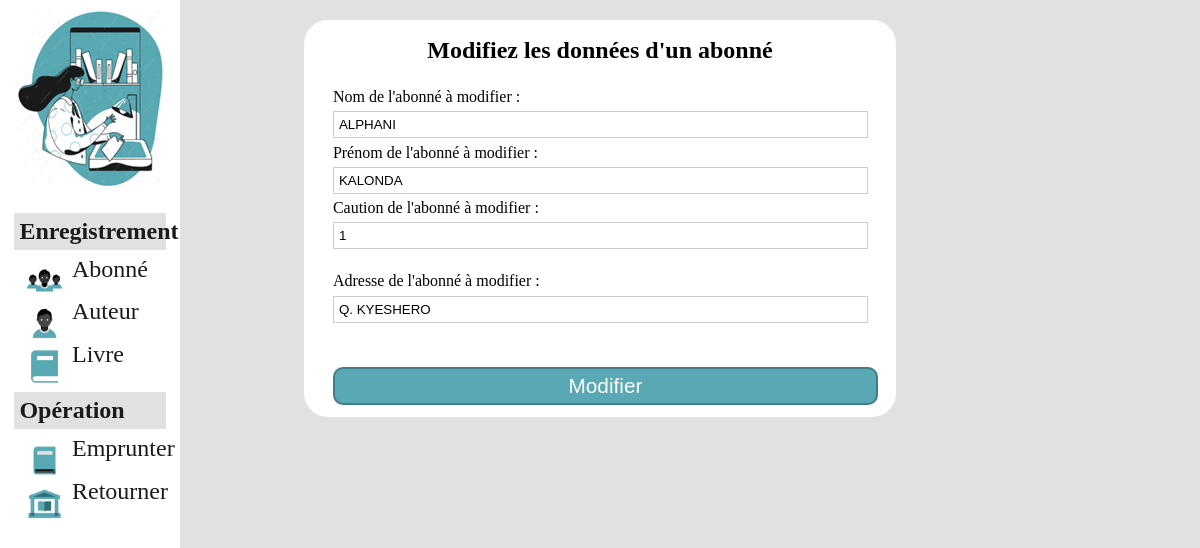
The page /ModifierAbonne.php?idAbonne=4 on the database its author committed.
### tables this page shows
CREATE TABLE `abonne` (
  `NumeroAbonne` int(11) NOT NULL,
  `Nom` varchar(50) NOT NULL,
  `Prenom` varchar(50) NOT NULL,
  `Caution` int(11) NOT NULL,
  `Adresse` varchar(50) NOT NULL
);

### ModifierAbonne.php (the view, shortened to what this page needs)
<!DOCTYPE html>
<html lang="fr">
<head>
    <link rel="stylesheet" href="ModifierStyle.css">
</head>
<body>
    <div class="menu">
        <div class="Icone-Library">
                <a href="Accueil.php"> <img src="Images/Icone_Library.png" alt="icone de la bibliotheque"> </a>
            </div>
        <nav>
            <h2>Enregistrement</h2>
            <a href="Abonne.php">
                <div class="actionMenu">
                    <div class="iconeActionMenu">
                        <img src="Images/iconeAbonne.png" alt="icone abonné">
                    </div>
                    <div class="labelActionMenu">
                        <h3>Abonné</h3>
                    </div>
                  </div>
            </a>
            <a href="Auteur.php" class="enregistrement" >
                <div class="actionMenu">
                    <div class="iconeActionMenu">
                         <img src="Images/iconeAuteur.png" alt="icone auteur">
                    </div>
                    <div class="labelActionMenu">
                        <h3>Auteur</h3>
                    </div>
                </div>
            </a>
            <a href="Livre.php" class="enregistrement">
                <div class="actionMenu">
                    <div class="iconeActionMenu">
                        <img src="Images/iconeLivre.png" alt="icone livre">
                    </div>
                    <div class="labelActionMenu">
                        <h3>Livre</h3>
                    </div>
                </div>
            </a>
            <h2>Opération</h2>
            <a href="Emprunter.php" class="enregistrement">
                <div class="actionMenu">
                    <div class="iconeActionMenu">
                        <img src="Images/iconeEmprunt.png" alt="icone emprunt">
                    </div>
                    <div class="labelActionMenu">
                        <h3>Emprunter</h3>
                    </div>
                </div>
            </a>
            <a href="Retourner.php" class="enregistrement" >
                <div class="actionMenu">
                    <div class="iconeActionMenu">
                        <img src="Images/iconeRetourner.png" alt="icone retourner">
                    </div>
                    <div class="labelActionMenu">
                        <h3>Retourner</h3>
                    </div>
                </div>
            </a>
        </nav>
    </div>
    <?php
        if ($_SERVER["REQUEST_METHOD"] == "GET") {
            $idAbonne= isset($_GET['idAbonne']) ? $_GET['idAbonne'] : "";
            try{
                $maVariable=new PDO('mysql:host=localhost;dbname=projetbibliotheque',"root","");
                $maVariable->setAttribute(PDO::ATTR_ERRMODE,PDO::ERRMODE_EXCEPTION);
                $req=$maVariable->prepare("SELECT * FROM abonne WHERE NumeroAbonne=$idAbonne");
                $req->execute();
                $data=$req->fetchAll(PDO::FETCH_ASSOC);
                }catch(PDOException $e){
                    echo " ".$e->getMessage();
                }
                foreach($data as $row) {
                    echo '<div class="container">
                        <h3>Modifiez les données d\'un abonné</h3>
                        <form action="Modify.php" method="post">
                            <div class="form-group">
                                <label for="nomP">Nom de l\'abonné à modifier : </label>
                                <input type="text" id="nom"  name="nom" value="'.$row["Nom"].'">
                            </div>
                            <div class="form-group">
                                <label for="prenom">Prénom de l\'abonné à modifier : </label>
                                <input type="text" id="prenom" name="prenom" value="'.$row["Prenom"].'">
                            </div>
                            <div class="form-group">
                                <label for="Caution">Caution de l\'abonné à modifier : </label>
                                <input type="number" id="caution" name="caution" value="'.$row["Caution"].'">
                            </div><br>
                            <div class="form-group">
                            <label for="adresse">Adresse de l\'abonné à modifier : </label>
                            <input type="text" id="adresse" name="adresse" value="'.$row["Adresse"].'">
                            </div><br>
                            <div class="form-group" style="display: none">
                                <label for="numeroAbonne">Numero de l\'abonné à modifier : </label>
                                <input type="number" id ="numeroAbonne" name="numeroAbonne" value="'.$row["NumeroAbonne"].'">
                            </div><br>
                            <button type="submit" class="button" name="modifier">Modifier</button>
                        </form>
                    </div>';
                    }
        }
        ?>
</body>
</html>

### ModifierStyle.css (style rules this page uses)
body { display: flex; flex-direction: row; justify-content: start; align-items: flex-start; background-color: rgb(225, 225, 225); }
.menu { position: fixed; top: 0px; left: 0px; width: 15%; height: 100vh; background-color:white; color: white; }
.Icone-Library { margin-top: 5%; margin-left: 10%; margin-bottom: 0%; }
nav a { color: #1b1a1a; text-decoration: none; }
nav h2 { color: #1b1b1b; text-decoration: none; background-color: #E1E1E1; margin-left: 8%; margin-right: 8%; margin-bottom: -4%; margin-top: 12%; padding: 5px; }
nav h3 { color: #1b1b1b; text-decoration: none; font-weight: normal; font-size: 1.5em; }
.actionMenu { display: flex; gap: 10px; margin-top: 7%; margin-left: 15%; margin-bottom: -12%; }
.iconeActionMenu { display: flex; justify-content: center; align-items: center; align-self: center; height: 35px; width: 35px; }
.iconeActionMenu img { width: 100%; height: 100%; }
.container { margin: 1% 25%; padding: 1% 2%; width: 50%; background-color: white; border-radius: 1.5em; }
h3 { margin-top: 1%; text-align: center; font-size: 1.5em; }
form { display: flex; flex-direction: column; justify-content: space-around; align-items: flex-start; }
.form-group { width: 96%; padding: 0%; }
label,input { width: 100%; margin: 1%; }
input[type="number"], input[type="date"], input[type="text"] { width: 100%; padding: 5px; border: 1px solid #ccc; }
button { width: 100%; margin-left: 1%; margin-top: 0.5%; padding: 1% 2%; background-color:#58a9b3; color: #fff; font-size: 1.3em; cursor: pointer; border: 2px solid #407d85; border-radius: 10px; }

### rows shown on the page
abonne: nom "ALPHANI", prenom "KALONDA", caution "1", adresse "Q. KYESHERO"
